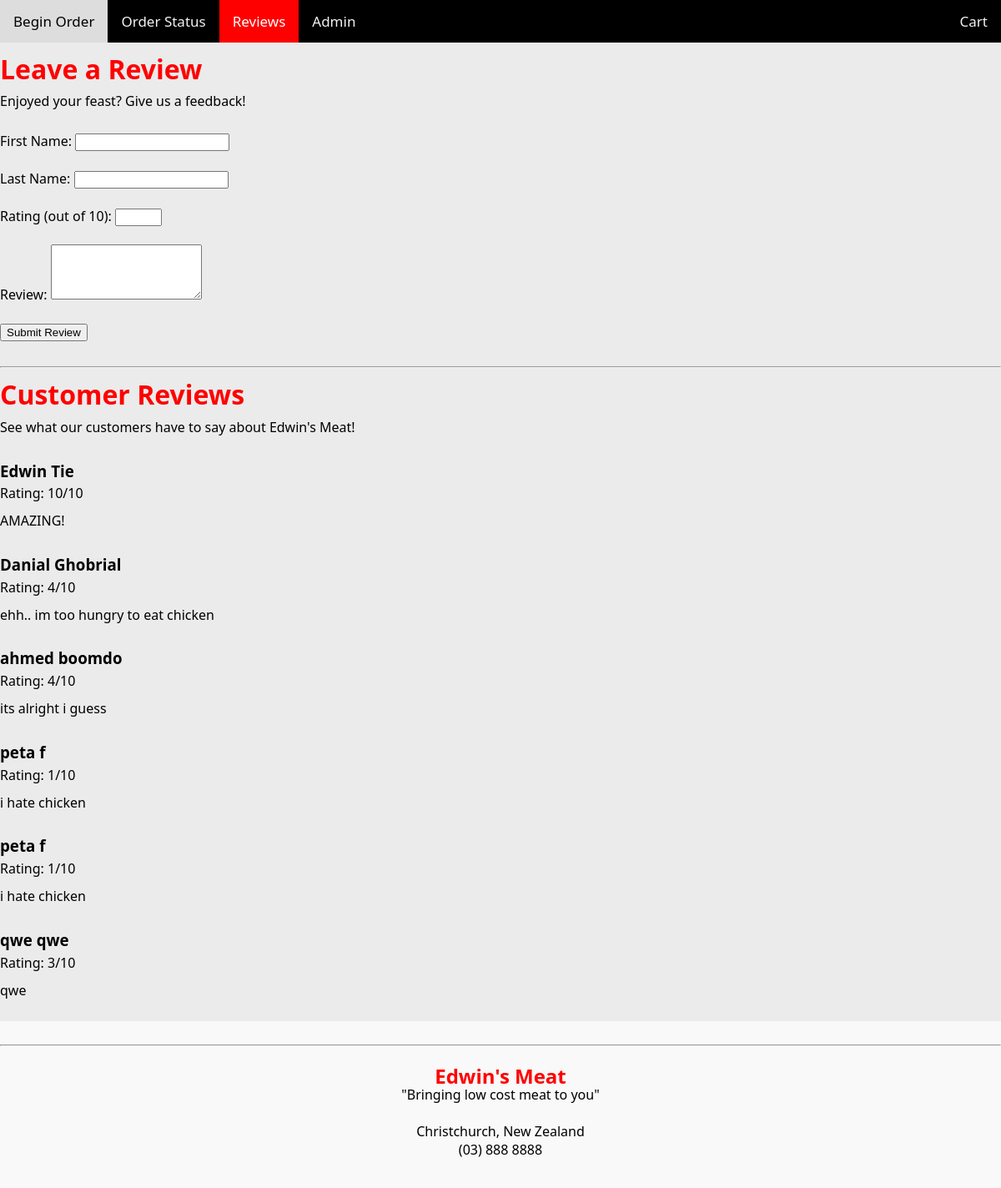
The app's page /reviews, older data.
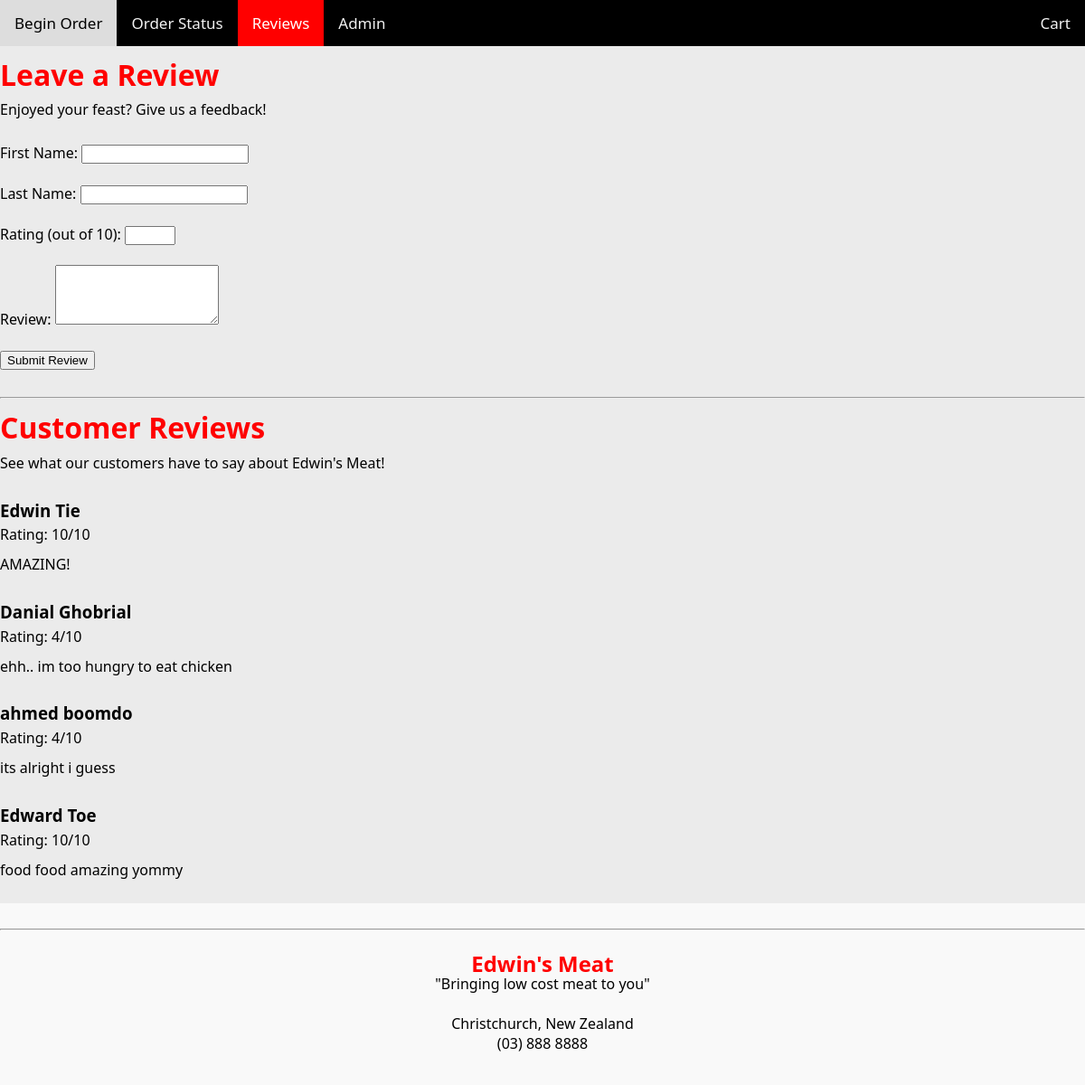
The same page, newer data.
### tables this page shows
CREATE TABLE Reviews (review_id INTEGER PRIMARY KEY AUTOINCREMENT, firstname TEXT, lastname TEXT, ratingmessage TEXT, rating INTEGER);

### routes.py (the view, shortened to what this page needs)
@app.route("/reviews", methods=["GET", "POST"])
def reviews():
    conn = sqlite3.connect('data.db')
    cur = conn.cursor()
    cur.execute('SELECT * FROM Reviews')
    reviews = cur.fetchall()
    return render_template("reviews.html", reviews=reviews)

### templates/reviews.html
{% extends "layout.html" %}
{% block content %}
<div class="page_wrpr">
    <h1>Leave a Review</h1>
    <p>Enjoyed your feast? Give us a feedback!</p>
    <form action="/reviews" method="POST">
        <label for="firstname">First Name:</label>
        <input type="text" id="firstname" name="firstname" required><br><br>
        <label for="lastname">Last Name:</label>
        <input type="text" id="lastname" name="lastname" required><br><br>
        <label for="rating">Rating (out of 10):</label>
        <input type="number" id="rating" name="rating" min="1" max="10" required><br><br>
        <label for="ratingmessage">Review:</label>
        <textarea id="ratingmessage" name="ratingmessage" rows="4" required></textarea><br><br>
        <input type="submit" value="Submit Review">
    </form>
<br>
    <hr>
    <h1>Customer Reviews</h1>
    <p>See what our customers have to say about Edwin's Meat!</p>
    <div class="reviews-container">
        {% for review in reviews %}
        <div class="review-item">
            <h3>{{ review[1] }} {{ review[2] }}</h3>
            <p>Rating: {{ review[4] }}/10</p>
            <p>{{ review[3] }}</p>
        </div>
    {% endfor %}
    </div>
</div>
{% endblock %}

### templates/layout.html (shortened to what this page needs)
<!DOCTYPE html>
<html>
<head>
    <link rel="stylesheet" href="/static/css/style.css">
</head>
<body>
    <nav>
        {% include "nav.html" %}
    </nav>
    <div class="content-wrapper">
    <main>
        {% block content %}{% endblock %}
    </main>
</div>
    <footer>
        {% include "footer.html" %}
    </footer>
</body>
</html>

### templates/nav.html
<div class="topnav">
     <a href="/" class="{{ 'active' if request.path == '/' else '' }}">Begin Order</a>
     <a href="/orderstatus" class="{{ 'active' if request.path == '/orderstatus' else '' }}">Order Status</a>
     <a href="/reviews" class="{{ 'active' if request.path == '/reviews' else '' }}">Reviews</a>
     <a href="/admin" class="{{ 'active' if request.path == '/admin' else '' }}">Admin</a>
     <a href="/cart" class="{{ 'active' if request.path == '/cart' else '' }}" style="float: right;">Cart</a>
</div>

### templates/footer.html
<div class="footer">
    <hr>
    <h2>Edwin's Meat</h2>
    <p>"Bringing low cost meat to you"</p>
    <br>
    <p>Christchurch, New Zealand</p>
    <p>(03) 888 8888</p>
</div>

### static/css/style.css (style rules this page uses)
body { font-family: 'Segoe UI', Tahoma, Geneva, Verdana, sans-serif; background-color: rgb(235, 235, 235); color: #000000; }
.page_wrpr { max-width: 1200px; margin: 0px auto; }
.topnav { max-width: 1200px; background-color: black; overflow: hidden; margin: 0px auto; }
.topnav a { float:left; color: #f2f2f2; text-align: center; padding: 14px 16px; text-decoration: none; font-size: 17px; }
.topnav a.active { background-color: red; color: white; }
body { display: flex; flex-direction: column; min-height: 100vh; margin: 0; }
.content-wrapper { flex: 1; }
.footer { text-align: center; padding: 20px 0; background-color: #f9f9f9; }
.footer h2 { color: red; margin-bottom: 10px; }
.footer p { color: black; margin-bottom: 5px; }
h1 { color:red; margin-top: 10px; }
p { margin-top: -15px; padding-bottom: 10px; }

Row changes from the older to the newer data that the page shows:
removed Reviews: firstname "peta", lastname "f", rating "1", ratingmessage "i hate chicken"
removed Reviews: firstname "peta", lastname "f", rating "1", ratingmessage "i hate chicken"
removed Reviews: firstname "qwe", lastname "qwe", rating "3", ratingmessage "qwe"
added Reviews: firstname "Edward", lastname "Toe", rating "10", ratingmessage "food food amazing yommy"
